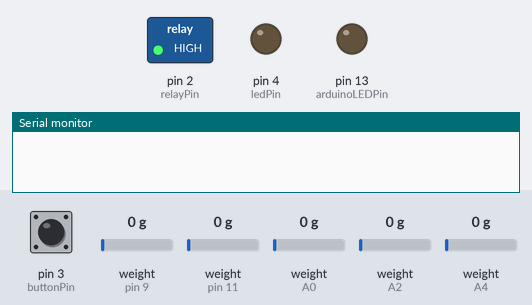
This sketch was run on a simulated Arduino Uno, built with avr-gcc and run on an emulated ATmega328P. Shown: switched loads named in the sketch (green lamp = pin HIGH), output pins drawn as LEDs (lit = HIGH), the last lines printed to the serial monitor. The test bench sets the inputs (shaded band); at power-on: pin 3 (buttonPin) HIGH, weight on the scale (sensors on pin 9, pin 11, A0, A2, A4) 0 g.

Above: at 0.1 s.
At 6.2 s:
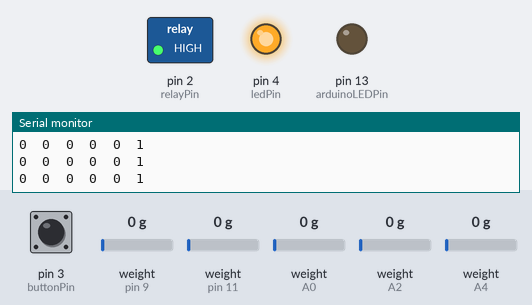
6.3 s: pin 3 (buttonPin) pulled LOW for 3.2 s
11.0 s: weight on the scale (sensor on pin 9) set to 100 g
Timing chart, 0 to 14.0 s (numbered marks = the images above; inputs shaded):
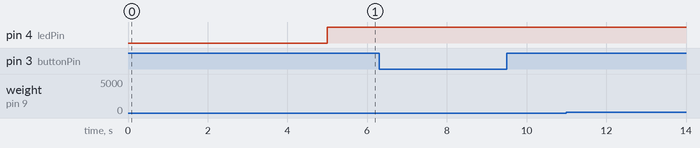

The sketch:

weightPuzzle.ino
```cpp
#include <HX711.h>

//Time spent: 9:50pm - 10:15. 25min- Button and LED code is up
//Sat, 8/29. 2:45pm-4:30 = 1:45 - tested out load cell
//Sun, 8/30. 1hr - set up test setup
//Tues, 9/1. 1hr- Solder pins on HX711 and crimp pins to wire
//Thur, 9/3. 1hr - program state machine and debug
//Sat, 9/13. 2hr - mechanical prep
//Sat, 9/20. 5hr - soldering. 2hr on Friday, 3hr Saturday

//Port Manipulation: https://www.arduino.cc/en/Reference/PortManipulation
//B (digital pin 8 to 13)
//C (analog input pins)
//D (digital pins 0 to 7)
//Internal eeprom: http://tronixstuff.com/2011/03/16/tutorial-your-arduinos-inbuilt-eeprom/
//Smoothing: https://www.arduino.cc/en/Tutorial/Smoothing
//Running Average Library: http://playground.arduino.cc/Main/RunningAverage
//Hold time: http://jmsarduino.blogspot.com/2009/05/click-for-press-and-hold-for-b.html

typedef enum { FIRSTSTATE,
               SETTARGETWEIGHT,
               WAITINGFORWEIGHTREMOVAL,
               WAITINGFORPROPERWEIGHT,
               UNLOCK
} STATE_t;

#define calibration_factor_one 106000.0 //This value is obtained using the SparkFun_HX711_Calibration sketch
#define DOUT_ONE 11 //Define pin number for DOUT of weight sensor
#define CLK_ONE 10  //Define pin number for CLK of weight sensor
#define calibration_factor_two 102000.0 //This value is obtained using the SparkFun_HX711_Calibration sketch
#define DOUT_TWO 9 //Define pin number for DOUT of weight sensor
#define CLK_TWO 8 //Define pin number for CLK of weight sensor
#define calibration_factor_three 107000.0 //This value is obtained using the SparkFun_HX711_Calibration sketch
#define DOUT_THREE A0 //Define pin number for DOUT of weight sensor
#define CLK_THREE A1 //Define pin number for CLK of weight sensor
#define calibration_factor_four 107000.0 //This value is obtained using the SparkFun_HX711_Calibration sketch
#define DOUT_FOUR A2 //Define pin number for DOUT of weight sensor
#define CLK_FOUR A3 //Define pin number for CLK of weight sensor
#define calibration_factor_five 107500.0 //This value is obtained using the SparkFun_HX711_Calibration sketch
#define DOUT_FIVE A4 //Define pin number for DOUT of weight sensor
#define CLK_FIVE A5 //Define pin number for CLK of weight sensor

#define holdTime 200 // ms hold period: how long to wait for press+hold event
#define matchingRange 0.03

const int buttonPin = 3;
const int ledPin = 4;
const int relayPin = 2;
const int arduinoLEDPin = 13;
const unsigned long ledIntervalMs = 500;

//variables will change
int currentButtonState = 0;
int lastButtonState = 0;
unsigned long ledPrevMillis = 0;
unsigned long buttonPrevMillis = 0;

float targetWeightOne = 0;
float weightOne;
float targetWeightTwo = 0;
float weightTwo;
float targetWeightThree = 0;
float weightThree;
float targetWeightFour = 0;
float weightFour;
float targetWeightFive = 0;
float weightFive;
int matchingVal = 0;
int lastMatchingVal = 0;
unsigned long matchingTime;

HX711 scaleOne(DOUT_ONE, CLK_ONE);
HX711 scaleTwo(DOUT_TWO, CLK_TWO);
HX711 scaleThree(DOUT_THREE, CLK_THREE);
HX711 scaleFour(DOUT_FOUR, CLK_FOUR);
HX711 scaleFive(DOUT_FIVE, CLK_FIVE);

STATE_t myState; //Current state

void setup() {
  pinMode(buttonPin, INPUT);
  pinMode(ledPin, OUTPUT);
  pinMode(arduinoLEDPin, OUTPUT);
  pinMode(relayPin, OUTPUT);
  digitalWrite(ledPin, LOW);
  digitalWrite(arduinoLEDPin, LOW);
  digitalWrite(relayPin, HIGH); //set Relay to initially HIGH = lock
  Serial.begin(9600);

  //Read the state of the last pushbutton
  lastButtonState = digitalRead(buttonPin);
  scaleOne.set_scale(calibration_factor_one); //This value is obtained by using the SparkFun_HX711_Calibration sketch
  scaleOne.tare(); //Assuming there is no weight on the scale at start up, reset the scale to 0
  scaleTwo.set_scale(calibration_factor_two); //This value is obtained by using the SparkFun_HX711_Calibration sketch
  scaleTwo.tare(); //Assuming there is no weight on the scale at start up, reset the scale to 0
  scaleThree.set_scale(calibration_factor_three); //This value is obtained by using the SparkFun_HX711_Calibration sketch
  scaleThree.tare(); //Assuming there is no weight on the scale at start up, reset the scale to 0
  scaleFour.set_scale(calibration_factor_four); //This value is obtained by using the SparkFun_HX711_Calibration sketch
  scaleFour.tare(); //Assuming there is no weight on the scale at start up, reset the scale to 0
  scaleFive.set_scale(calibration_factor_five); //This value is obtained by using the SparkFun_HX711_Calibration sketch
  scaleFive.tare(); //Assuming there is no weight on the scale at start up, reset the scale to 0


  myState = FIRSTSTATE;
}

void loop() {
  unsigned long currentMillis = millis();
  STATE_t dummyState = myState; //Used to prevent switching states within one while loop iteration

  switch (dummyState){
    case FIRSTSTATE:
      digitalWrite(ledPin, HIGH);
      //Read the state of the pushbutton
      currentButtonState = digitalRead(buttonPin);
      Serial.print(scaleOne.get_offset());
      Serial.print("\t");
      Serial.print(scaleTwo.get_offset());
      Serial.print("\t");
      Serial.print(scaleThree.get_offset());
      Serial.print("\t");
      Serial.print(scaleFour.get_offset());
      Serial.print("\t");
      Serial.print(scaleFive.get_offset());
      Serial.print("\t");
      Serial.println(currentButtonState);
      if ((currentButtonState) == 0 && (lastButtonState == 1)){ //Falling edge. When pressed, buttonState = 0
        myState = SETTARGETWEIGHT;
        currentButtonState == 1; //Reset
        buttonPrevMillis = millis();
      }
      break;

    case SETTARGETWEIGHT:
      //digitalWrite(ledPin, HIGH);
      //currentMillis = millis();
      if (currentMillis - ledPrevMillis >= ledIntervalMs){
        ledPrevMillis = currentMillis;
        toggleLED();
      }
      targetWeightOne = scaleOne.get_units(); //in lbs
      targetWeightTwo = scaleTwo.get_units(); //in lbs
      targetWeightThree = scaleThree.get_units(); //in lbs
      targetWeightFour = scaleFour.get_units(); //in lbs
      targetWeightFive = scaleFive.get_units(); //in lbs

      Serial.print(targetWeightOne, 2);
      Serial.print("\t");
      Serial.print(targetWeightTwo, 2);
      Serial.print("\t");
      Serial.print(targetWeightThree, 2);
      Serial.print("\t");
      Serial.print(targetWeightFour, 2);
      Serial.print("\t");
      Serial.println(targetWeightFive, 2);


      currentButtonState = digitalRead(buttonPin);

      //Wait before reading button again
      if (currentMillis - buttonPrevMillis >= 2000){
        if ((currentButtonState) == 0 && (lastButtonState == 1)){ //Falling edge. When pressed, buttonState = 0
          myState = WAITINGFORWEIGHTREMOVAL;
          currentButtonState == 1; //Reset
        }
      }
      break;

    case WAITINGFORWEIGHTREMOVAL:
      digitalWrite(ledPin, LOW);
      Serial.print("WAITINGFORWEIGHTREMOVAL");
      Serial.print("\t");
      digitalWrite(ledPin, LOW); //Make sure LED is off
      readWeights();
      printWeights();


      //Check to make sure weight does not match targetWeight for the holdTime
      //If so, go to WAITINGFORPROPERWEIGHT state
      matchingVal = isMatching(weightOne, targetWeightOne, weightTwo, targetWeightTwo, weightThree, targetWeightThree, weightFour, targetWeightFour, weightFive, targetWeightFive);
      if (matchingVal == 0 && lastMatchingVal == 1){
        matchingTime = millis();
      }

      if (matchingVal == 0 && lastMatchingVal == 0 && (millis() - matchingTime) > long(holdTime)){
        myState = WAITINGFORPROPERWEIGHT;
      }
      lastMatchingVal = matchingVal;


      break;

    case WAITINGFORPROPERWEIGHT:
      digitalWrite(ledPin, HIGH);
      Serial.print("WAITINGFORPROPERWEIGHT");
      Serial.print("\t");
      lock();
      readWeights();
      printWeights();

      //if (isMatching(weight, targetWeight)){
      //  myState = UNLOCK;
      //}
      //Check to make sure weight matches targetWeight for the holdTime
      //If so, UNLOCK
      matchingVal = isMatching(weightOne, targetWeightOne, weightTwo, targetWeightTwo, weightThree, targetWeightThree, weightFour, targetWeightFour, weightFive, targetWeightFive);
      if (matchingVal == 1 && lastMatchingVal == 0){
        matchingTime = millis();
      }

      if (matchingVal == 1 && lastMatchingVal == 1 && (millis() - matchingTime) > long(holdTime)){
        myState = UNLOCK;
      }
      lastMatchingVal = matchingVal;
      break;

    case UNLOCK:
      Serial.print("UNLOCK");
      Serial.print("\t");
      unlock();
      readWeights();
      printWeights();

      //if (!isMatching(weight, targetWeight)){
      //  myState = WAITINGFORPROPERWEIGHT;
      //}
      //Check to make sure weight does not match targetWeight for the holdTime.
      //If so, go to WAITINGFORPROPERWEIGHT state
      matchingVal = isMatching(weightOne, targetWeightOne, weightTwo, targetWeightTwo, weightThree, targetWeightThree, weightFour, targetWeightFour, weightFive, targetWeightFive);
      if (matchingVal == 0 && lastMatchingVal == 1){
        matchingTime = millis();
      }

      if (matchingVal == 0 && lastMatchingVal == 0 && (millis() - matchingTime) > long(holdTime)){
        myState = WAITINGFORPROPERWEIGHT;
      }
      lastMatchingVal = matchingVal;
      break;
  }


}

int isMatching(float weightOne, float targetWeightOne, float weightTwo, float targetWeightTwo, float weightThree, float targetWeightThree, float weightFour, float targetWeightFour, float weightFive, float targetWeightFive){
  if ((abs(weightOne-targetWeightOne) < matchingRange) && (abs(weightTwo-targetWeightTwo) < matchingRange) && (abs(weightThree-targetWeightThree) < matchingRange) && (abs(weightFour-targetWeightFour) < matchingRange) && (abs(weightFive-targetWeightFive) < matchingRange)){  //it matches
    return 1;
  }
  return 0;
}

void toggleLED(void){
  DDRD ^= B00010000; //Toggle ledPin
  //DDRB ^= B00000001;

}

void unlock(void){
  digitalWrite(arduinoLEDPin, HIGH);
  digitalWrite(relayPin, LOW); //set Relay to LOW = unlock
}

void lock(void){
  digitalWrite(arduinoLEDPin, LOW);
  digitalWrite(relayPin, HIGH); //set Relay to HIGH = lock
}

void readWeights(void){
  weightOne = scaleOne.get_units(); //in lbs
  weightTwo = scaleTwo.get_units();
  weightThree = scaleThree.get_units();
  weightFour = scaleFour.get_units();
  weightFive = scaleFive.get_units();
}

void printWeights(void){
  Serial.print(targetWeightOne);
  Serial.print("\t");
  Serial.print(weightOne);
  Serial.print("\t");
  Serial.print(targetWeightTwo);
  Serial.print("\t");
  Serial.print(weightTwo);
  Serial.print("\t");
  Serial.print(targetWeightThree);
  Serial.print("\t");
  Serial.print(weightThree);
  Serial.print("\t");
  Serial.print(targetWeightFour);
  Serial.print("\t");
  Serial.print(weightFour);
  Serial.print("\t");
  Serial.print(targetWeightFive);
  Serial.print("\t");
  Serial.println(weightFive);
}
```
